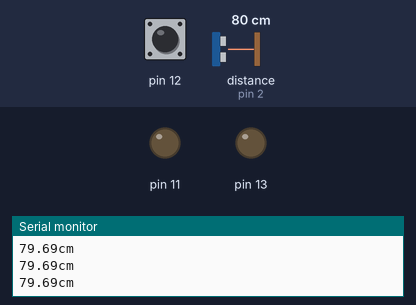
The sketch below on a simulated Arduino Uno, built with avr-gcc and run on an emulated ATmega328P. Shown: output pins drawn as LEDs (lit = HIGH), the last lines printed to the serial monitor. Wiring (inferred from the names in the program): ultrasonic range finder: trigger pin 3; echo pin 2. The test bench sets the inputs (shaded band); at power-on: distance to the obstacle (sensor on pin 2) 80 cm, pin 12 HIGH. The echo pulse lasts 58.3 µs per cm; pins used as bus, display or sensor lines are not drawn.

Above: at 1.2 s.
1.3 s: distance to the obstacle (sensor on pin 2) set to 10 cm
2.8 s: distance to the obstacle (sensor on pin 2) set to 7 cm
At 3.7 s:
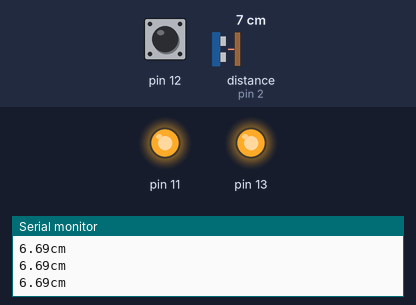
4.3 s: distance to the obstacle (sensor on pin 2) set to 9 cm
At 5.0 s:
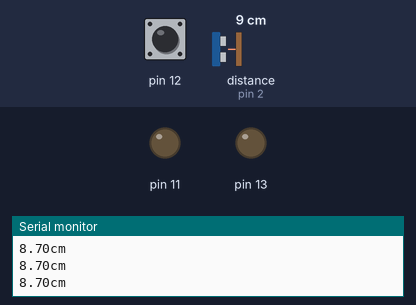
7.3 s: distance to the obstacle (sensor on pin 2) set to 2 cm
At 8.3 s:
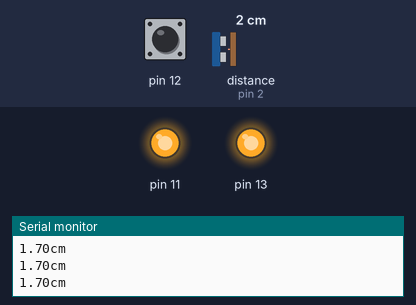
Timing chart, 0 to 9.8 s (numbered marks = the images above; inputs shaded):
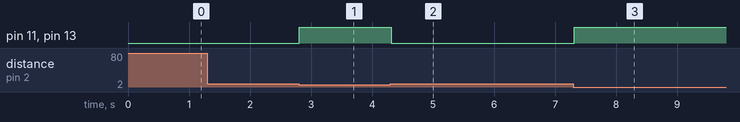

The sketch:

ultraCompleto.ino
```cpp
void setup() {

  pinMode(2, INPUT);  // ECHO
  pinMode(3, OUTPUT); // TRIGGER

  pinMode(11, OUTPUT);
  pinMode(12, INPUT_PULLUP);
  pinMode(13, OUTPUT);
  Serial.begin(9600);
}

// the loop function runs over and over again forever
void loop() {
  int boton = digitalRead(12);
  float d = ultra();

  if (boton == LOW || (d > 0 && d < 8)) // Si se presiona el botón o hay algo a menos de 8cm
  {
    digitalWrite(11, HIGH);
    digitalWrite(13, HIGH);   // prende el LED
  }
  else
  {
    digitalWrite(11, LOW);
    digitalWrite(13,LOW);     // apaga el LED
  }
}


// Función que "empaqueta" la funcionalidad del sensor ultrasónico
// Declara los puertos de trigger y echo, así como las variables de retorno
float ultra()
{
  int trigger = 3;                            //Pin digital 2 para el Trigger del sensor
  int echo = 2;                               //Pin digital 3 para el Echo del sensort
  float tiempo_de_espera,distancia;

    digitalWrite (trigger,LOW);               // ponemos en bajo el pin 8 durante 2 microsegundos
    delayMicroseconds(2);
    digitalWrite (trigger, HIGH);             // ahora ponemos en alto pin 8 durante 10 microsegundos;
    delayMicroseconds (10);                   // pues este el momento en que emite el sonido durante 10 segungos
    digitalWrite (trigger, LOW);              // ahora ponemos en bajo pin 8
    tiempo_de_espera = pulseIn(echo,HIGH);   // pulseIn, recoge la señal del sonido que emite el trigger
    distancia =(tiempo_de_espera/2)/29.15;    // formula para hallar la distancia
    Serial.print (distancia);                 // imprimimos la distancia en cm
    Serial.println ("cm");
    return distancia;
}
```

Measured:
- the behaviour switches between 9 and 8 cm on distance to the obstacle (sensor on pin 2) (found by bisection; images 0 and 1)
- after the input at 2.8 s, pin 11, pin 13: LOW → HIGH at once
- after the input at 4.3 s, pin 11, pin 13: HIGH → LOW at once
- after the input at 7.3 s, pin 11, pin 13: LOW → HIGH at once
